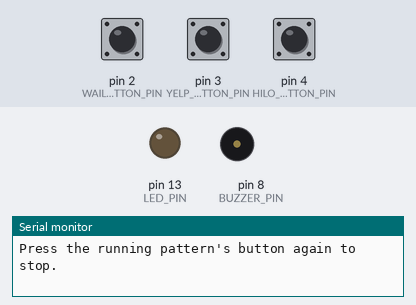
Simulated run of this sketch. Board: Arduino Uno, built with avr-gcc and run on an emulated ATmega328P. Parts: output pins drawn as LEDs (lit = HIGH), buzzer (waves = sounding), the last lines printed to the serial monitor. Dashed ring = blinking. The inputs (shaded band) are chosen by the test bench; at power-on: pin 2 (WAIL_BUTTON_PIN) HIGH, pin 3 (YELP_BUTTON_PIN) HIGH, pin 4 (HILO_BUTTON_PIN) HIGH.

Above: at 1.2 s.
1.3 s: pin 2 (WAIL_BUTTON_PIN) pulled LOW for 0.15 s
At 2.6 s:
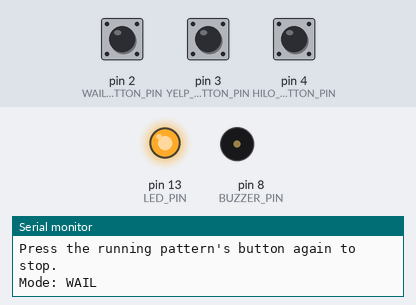
4.4 s: pin 3 (YELP_BUTTON_PIN) pulled LOW for 0.15 s
At 4.84 s:
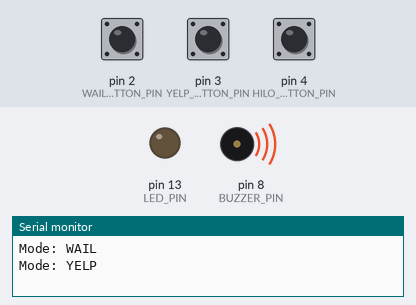
7.4 s: pin 4 (HILO_BUTTON_PIN) pulled LOW for 0.15 s
At 8.8 s:
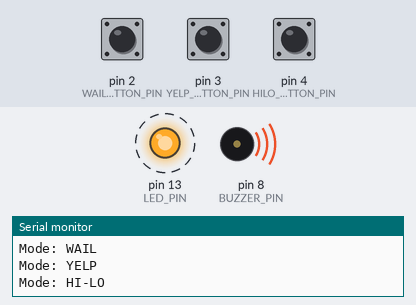
10.4 s: pin 4 (HILO_BUTTON_PIN) pulled LOW for 1 s
At 11.8 s:
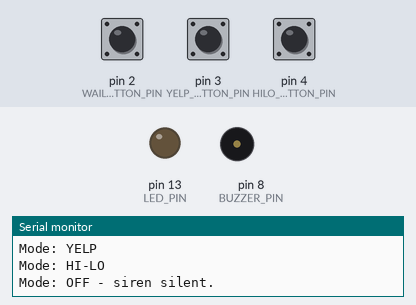
12.9 s: pin 4 (HILO_BUTTON_PIN) pulled LOW for 3.2 s
At 13.3 s:
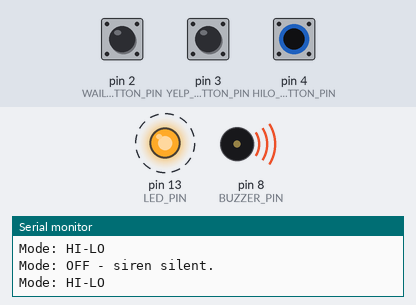
Timing chart, 0 to 18.6 s (numbered marks = the images above; inputs shaded):
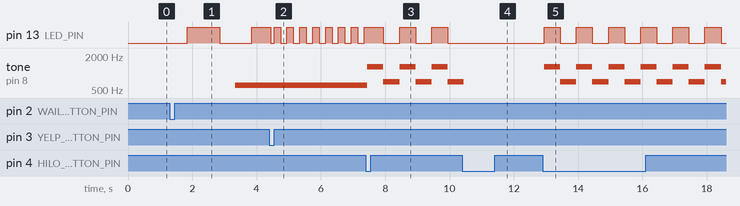

The sketch:

Emergency-Siren-System.ino
```cpp
/*
 * 092 - Emergency Siren System
 * Board: Arduino Uno
 *
 * Three classic emergency siren patterns - WAIL, YELP and HI-LO - are
 * generated on a passive buzzer. One push button selects each pattern, and
 * pressing the button of the running pattern again switches the siren off.
 * The LED on pin 13 flashes in sync with the tone so the alarm is visible
 * as well as audible, and the Serial Monitor reports the current mode.
 *
 * Wiring:
 *   Push button WAIL -> digital pin 2 -> GND   (internal pull-up used)
 *   Push button YELP -> digital pin 3 -> GND
 *   Push button HI-LO -> digital pin 4 -> GND
 *   Passive buzzer + -> digital pin 8 (through 100 ohm), - -> GND
 *   LED + 220 ohm resistor -> digital pin 13 (built-in LED also used)
 *
 * WHY millis() INSTEAD OF delay():
 *   With delay() the sketch is stuck inside the delay call, so button
 *   presses are only noticed between delays and the tone can never be
 *   re-tuned smoothly. Every pass through loop() this sketch recalculates
 *   the tone frequency and the LED from the elapsed time (millis()), so
 *   buttons stay responsive and the sweep is perfectly smooth. This is the
 *   standard non-blocking timing technique.
 */

// ---------------- Named pin constants ----------------
const int WAIL_BUTTON_PIN = 2;   // select the WAIL pattern
const int YELP_BUTTON_PIN = 3;   // select the YELP pattern
const int HILO_BUTTON_PIN = 4;   // select the HI-LO pattern
const int BUZZER_PIN = 8;        // passive buzzer (tone() drives it)
const int LED_PIN = 13;          // flashes in sync with the siren

const int NUM_MODES = 3;
const int BUTTON_PINS[NUM_MODES] = {WAIL_BUTTON_PIN, YELP_BUTTON_PIN, HILO_BUTTON_PIN};

// ---------------- Pattern timing and pitch ----------------
const unsigned long WAIL_PERIOD_MS = 2000;  // one slow up-and-down sweep = 2 s
const unsigned long YELP_PERIOD_MS = 400;   // fast up-and-down sweep
const unsigned long HILO_HALF_MS = 500;     // each tone of the HI-LO pair

const int WAIL_LOW_HZ = 600;
const int WAIL_HIGH_HZ = 1400;
const int YELP_LOW_HZ = 900;
const int YELP_HIGH_HZ = 1500;
const int HILO_LOW_HZ = 700;
const int HILO_HIGH_HZ = 1300;

const unsigned long DEBOUNCE_MS = 40;   // buttons must be stable this long

// ---------------- State ----------------
enum SirenMode { MODE_OFF, MODE_WAIL, MODE_YELP, MODE_HILO };
SirenMode currentMode = MODE_OFF;
unsigned long phaseStartMs = 0;   // when the current pattern started

// Debounce bookkeeping, one slot per button
int lastRawState[NUM_MODES];
int lastStableState[NUM_MODES];
unsigned long lastChangeMs[NUM_MODES];
bool pressEvent[NUM_MODES] = {false, false, false};

const char *modeName(SirenMode m) {
  switch (m) {
    case MODE_WAIL: return "WAIL";
    case MODE_YELP: return "YELP";
    case MODE_HILO: return "HI-LO";
    default:        return "OFF";
  }
}

// Poll all three buttons and raise pressEvent[i] once per clean press.
// The buttons wire to GND and use the internal pull-ups, so pressed = LOW.
void readButtons() {
  unsigned long now = millis();
  for (int i = 0; i < NUM_MODES; i++) {
    int raw = digitalRead(BUTTON_PINS[i]);
    if (raw != lastRawState[i]) {          // raw level changed -> restart timer
      lastRawState[i] = raw;
      lastChangeMs[i] = now;
    }
    if (now - lastChangeMs[i] >= DEBOUNCE_MS && raw != lastStableState[i]) {
      lastStableState[i] = raw;
      if (raw == LOW) pressEvent[i] = true;   // stable press (not release)
    }
  }
}

// Recalculate tone and LED for the running pattern.
// Everything is derived from elapsed time, so nothing ever blocks.
void updateSiren() {
  if (currentMode == MODE_OFF) return;

  unsigned long elapsed = millis() - phaseStartMs;
  int freq = 0;
  bool ledOn = false;

  if (currentMode == MODE_WAIL) {
    // Slow triangle sweep: up for half a period, then down again.
    unsigned long pos = elapsed % WAIL_PERIOD_MS;
    unsigned long half = WAIL_PERIOD_MS / 2;
    if (pos < half) {
      freq = map(pos, 0, half, WAIL_LOW_HZ, WAIL_HIGH_HZ);
    } else {
      freq = map(pos, half, WAIL_PERIOD_MS, WAIL_HIGH_HZ, WAIL_LOW_HZ);
    }
    ledOn = freq >= (WAIL_LOW_HZ + WAIL_HIGH_HZ) / 2;   // lit on the upper half

  } else if (currentMode == MODE_YELP) {
    // Same triangle shape but four times faster - the classic yelp.
    unsigned long pos = elapsed % YELP_PERIOD_MS;
    unsigned long half = YELP_PERIOD_MS / 2;
    if (pos < half) {
      freq = map(pos, 0, half, YELP_LOW_HZ, YELP_HIGH_HZ);
    } else {
      freq = map(pos, half, YELP_PERIOD_MS, YELP_HIGH_HZ, YELP_LOW_HZ);
    }
    ledOn = freq >= (YELP_LOW_HZ + YELP_HIGH_HZ) / 2;

  } else if (currentMode == MODE_HILO) {
    // Two fixed notes alternating every 500 ms.
    bool highTone = ((elapsed / HILO_HALF_MS) % 2) == 0;
    freq = highTone ? HILO_HIGH_HZ : HILO_LOW_HZ;
    ledOn = highTone;   // LED follows the high note exactly
  }

  tone(BUZZER_PIN, freq);
  digitalWrite(LED_PIN, ledOn ? HIGH : LOW);
}

void startMode(SirenMode m) {
  currentMode = m;
  phaseStartMs = millis();
  Serial.print("Mode: ");
  Serial.println(modeName(m));
}

void stopSiren() {
  currentMode = MODE_OFF;
  noTone(BUZZER_PIN);
  digitalWrite(LED_PIN, LOW);
  Serial.println("Mode: OFF - siren silent.");
}

void setup() {
  Serial.begin(9600);

  pinMode(BUZZER_PIN, OUTPUT);
  pinMode(LED_PIN, OUTPUT);
  digitalWrite(LED_PIN, LOW);
  noTone(BUZZER_PIN);

  // Internal pull-ups mean the buttons only need to short the pin to GND.
  for (int i = 0; i < NUM_MODES; i++) {
    pinMode(BUTTON_PINS[i], INPUT_PULLUP);
    lastRawState[i] = HIGH;
    lastStableState[i] = HIGH;
    lastChangeMs[i] = 0;
  }

  Serial.println("Emergency Siren System ready.");
  Serial.println("Press button pin 2 = WAIL, pin 3 = YELP, pin 4 = HI-LO.");
  Serial.println("Press the running pattern's button again to stop.");
}

void loop() {
  readButtons();

  // Map each button to its pattern: 0 = WAIL, 1 = YELP, 2 = HI-LO.
  SirenMode requested[NUM_MODES] = {MODE_WAIL, MODE_YELP, MODE_HILO};

  for (int i = 0; i < NUM_MODES; i++) {
    if (pressEvent[i]) {
      pressEvent[i] = false;
      if (currentMode == requested[i]) {
        stopSiren();                 // same button again = off
      } else {
        startMode(requested[i]);     // switch to the new pattern
      }
    }
  }

  updateSiren();   // retune the tone and LED from the elapsed time

  delay(5);   // short settle only - tone generation itself never blocks
}
```

Measured:
- after the input at 1.3 s, pin 13 (LED_PIN): LOW → HIGH after 0.55 s, → LOW 1.0 s later, → HIGH 1.0 s later; tone on pin 8 (BUZZER_PIN): silent → 602 Hz after 2.0 s
- after the input at 4.4 s, tone on pin 8 (BUZZER_PIN): stays 602 Hz (without the input it goes to 1398 Hz after 1.9 s)
- after the input at 7.4 s, pin 13 (LED_PIN): alternates HIGH for 0.50 s and LOW for 0.50 s, starting after 0.54 s
- after the input at 10.4 s, pin 13 (LED_PIN): stops changing and stays LOW
- after the input at 12.9 s, pin 13 (LED_PIN): alternates HIGH for 0.50 s and LOW for 0.50 s, starting at once; tone on pin 8 (BUZZER_PIN): alternates 1300 Hz for 0.50 s and 700 Hz for 0.50 s, starting at once
